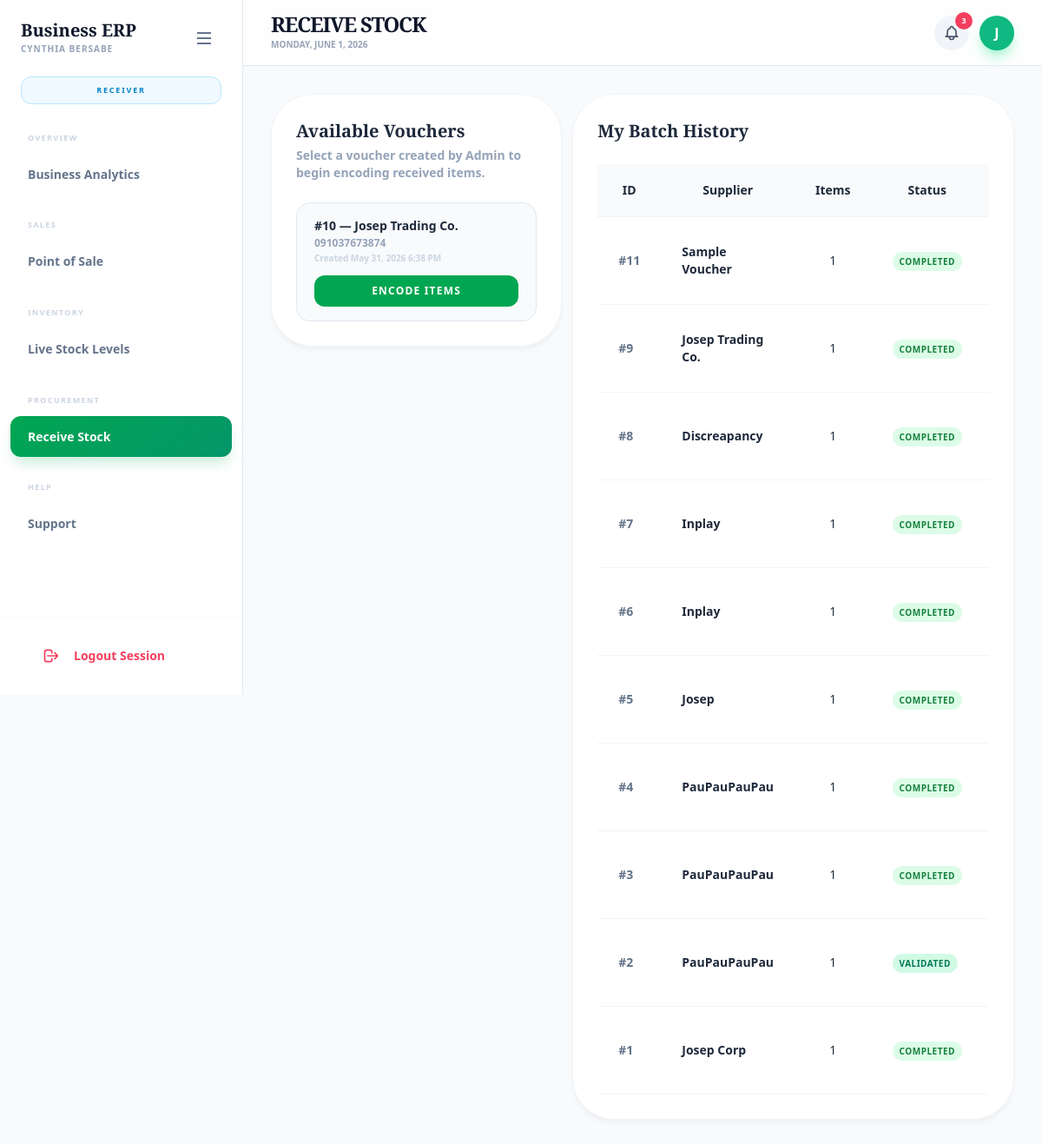
Page /staff/procurement/receive_batch.php (signed in) on the committed database.
### tables this page shows
CREATE TABLE `receiving_batches` (
  `id` int(11) NOT NULL AUTO_INCREMENT,
  `receiver_id` int(11) DEFAULT NULL,
  `receiver_username` varchar(100) DEFAULT NULL,
  `status` enum('pending_request','pending_validation','pending_inventory','validated_tally','validated_discrepancy','on_hold','completed','rejected','pending_reprice') DEFAULT 'pending_request',
  `supplier_name` varchar(255) DEFAULT NULL,
  `supplier_contact` varchar(255) DEFAULT NULL,
  `control_subtotal` decimal(12,2) DEFAULT NULL,
  `computed_subtotal` decimal(12,2) DEFAULT NULL,
  `tally_result` enum('match','discrepancy') DEFAULT NULL,
  `request_created_by` int(11) DEFAULT NULL,
  `request_created_at` datetime DEFAULT NULL,
  `validator_id` int(11) DEFAULT NULL,
  `validated_at` datetime DEFAULT NULL,
  `resolution_action` enum('reopen_receiver','reopen_validator','override','rejected','reopen_price_checker') DEFAULT NULL,
  `resolution_by` int(11) DEFAULT NULL,
  `resolution_reason` text DEFAULT NULL,
  `resolution_at` datetime DEFAULT NULL,
  `inventory_pushed_at` datetime DEFAULT NULL,
  `created_at` timestamp NOT NULL DEFAULT current_timestamp(),
  PRIMARY KEY (`id`)
);

### staff/procurement/receive_batch.php (the view, shortened to what this page needs)
<?php
include '../../config/db.php';
$user_id  = $_SESSION['user_id']  ?? null;
$vouchers_q = $conn->query(
    "SELECT id, supplier_name, supplier_contact, created_at
     FROM receiving_batches
     WHERE status = 'pending_request' AND receiver_id IS NULL
     ORDER BY created_at ASC"
);
$history_q = $conn->prepare(
    "SELECT rb.*, COUNT(ri.id) AS item_count
     FROM receiving_batches rb
     LEFT JOIN receiving_items ri ON ri.batch_id = rb.id
     WHERE rb.receiver_id = ?
     GROUP BY rb.id
     ORDER BY rb.created_at DESC
     LIMIT 50"
);
$history_q->bind_param("i", $user_id);
$history_q->execute();
$batches = $history_q->get_result();
$batch_rows_raw = [];
while ($row = $batches->fetch_assoc()) $batch_rows_raw[] = $row;
if (!empty($batch_rows_raw)) {
    $ids = implode(',', array_map('intval', array_column($batch_rows_raw, 'id')));
    $ir  = $conn->query(
        "SELECT batch_id, barcode, description, quantity, damaged_qty, damage_notes, expiry_date, base_price
         FROM receiving_items WHERE batch_id IN ($ids) ORDER BY batch_id, id ASC"
    );
}
$status_labels = [
    'pending_request'       => ['Encoding',    'bg-amber-100 text-amber-700'],
    'pending_validation'    => ['In Review',   'bg-blue-100 text-blue-700'],
    'pending_inventory'     => ['Queued',      'bg-sky-100 text-sky-700'],
    'validated_tally'       => ['Validated',   'bg-emerald-100 text-emerald-700'],
    'validated_discrepancy' => ['Discrepancy', 'bg-orange-100 text-orange-700'],
    'on_hold'               => ['On Hold',     'bg-rose-100 text-rose-700'],
    'completed'             => ['Completed',   'bg-green-100 text-green-700'],
    'rejected'              => ['Rejected',    'bg-red-100 text-red-700'],
];
include '../layout_top.php';
?>
<div class="max-w-7xl mx-auto space-y-6">
    <div class="grid grid-cols-1 lg:grid-cols-10 gap-3 items-start">
        <div class="card-modern p-7 lg:col-span-4">
            <h3 class="serif-title text-xl font-black text-slate-800 mb-1">Available Vouchers</h3>
            <p class="text-slate-400 text-sm font-bold mb-6">Select a voucher created by Admin to begin encoding received items.</p>
            <?php if (!$vouchers_q || $vouchers_q->num_rows === 0): ?>
                <div class="text-center py-10 text-slate-400">
                    <p class="font-black text-sm">No vouchers available.</p>
                    <p class="text-xs font-bold mt-1">Ask an Admin to create a voucher for the incoming delivery.</p>
                </div>
            <?php else: ?>
            <div class="space-y-3">
                <?php while ($v = $vouchers_q->fetch_assoc()): ?>
                <div class="bg-slate-50 border border-slate-200 rounded-2xl px-5 py-4 space-y-3">
                    <div class="min-w-0">
                        <p class="font-black text-slate-800 text-sm">#<?= $v['id'] ?> — <?= htmlspecialchars($v['supplier_name']) ?></p>
                        <?php if ($v['supplier_contact']): ?>
                        <p class="text-xs text-slate-400 font-bold mt-0.5"><?= htmlspecialchars($v['supplier_contact']) ?></p>
                        <?php endif; ?>
                        <p class="text-[10px] text-slate-300 font-bold mt-0.5">Created <?= date('M j, Y g:i A', strtotime($v['created_at'])) ?></p>
                    </div>
                    <a href="receive_items.php?batch_id=<?= $v['id'] ?>"
                       class="btn-pos-primary w-full text-center text-xs font-black px-5 py-2.5 rounded-xl uppercase tracking-widest block">
                        Encode Items
                    </a>
                </div>
                <?php endwhile; ?>
            </div>
            <?php endif; ?>
        </div>
        <div class="card-modern p-7 lg:col-span-6">
            <h3 class="serif-title text-xl font-black text-slate-800 mb-6">My Batch History</h3>
            <?php if (empty($batch_rows_raw)): ?>
                <p class="text-slate-400 text-sm font-bold text-center py-8">No batches yet.</p>
            <?php else: ?>
            <div class="overflow-x-auto">
                <table class="table-modern w-full text-sm">
                    <thead>
                        <tr>
                            <th>ID</th>
                            <th>Supplier</th>
                            <th>Items</th>
                            <th>Status</th>
                            <th>Date</th>
                        </tr>
                    </thead>
                    <tbody>
                    <?php foreach ($batch_rows_raw as $b):
                        [$label, $badge] = $status_labels[$b['status']] ?? ['Unknown', 'bg-slate-100 text-slate-500'];
                    ?>
                        <tr>
                            <td class="font-black text-slate-500">#<?= $b['id'] ?></td>
                            <td class="font-bold"><?= htmlspecialchars($b['supplier_name'] ?? '—') ?></td>
                            <td class="text-center"><?= intval($b['item_count']) ?></td>
                            <td><span class="<?= $badge ?> text-[10px] font-black px-2 py-1 rounded-full uppercase tracking-wider"><?= $label ?></span></td>
                            <td class="text-slate-400"><?= date('M j, Y', strtotime($b['created_at'])) ?></td>
                        </tr>
                    <?php endforeach; ?>
                    </tbody>
                </table>
            </div>
            <?php endif; ?>
        </div>
    </div>
</div>
<?php include '../layout_bottom.php'; ?>

### assets/css/style.css (style rules this page uses)
* { box-sizing: border-box; font-family: system-ui, -apple-system, BlinkMacSystemFont, sans-serif; }
body { margin: 0; background: #f4f6f8; color: #333; }
.btn-pos-primary { background-color: #00a651; color: white; font-weight: 800; padding: 1rem 2rem; border-radius: 1.25rem; transition: all 0.3s; display: inline-flex; align-items: center; justify-content: center; cursor: pointer; }
.card-modern { background: white; padding: 2.5rem; border-radius: 3rem; border: 1px solid #f1f5f9; box-shadow: 0 4px 6px -1px rgba(0, 0, 0, 0.05); margin-bottom: 2rem; }
.table-modern { width: 100%; border-collapse: collapse; }
.table-modern thead tr { background-color: #f8fafc; }
.table-modern th, .table-modern td { padding: 1.25rem 1.5rem; border-bottom: 1px solid #f1f5f9; }
body, .main-content { overflow-x: hidden !important; max-width: 100vw; }

### staff/layout_top.php (style rules this page uses)
body { font-family: 'Inter', sans-serif; background-color: #f8fafc; color: #1e293b; overflow-x: hidden; }
.serif-title { font-family: 'Playfair Display', serif; }

### staff/layout_bottom.php (style rules this page uses)
body { animation: fadeIn .3s ease-in; }

### rows in the picture
receiving_batches: id "10", supplier_name "Josep Trading Co.", supplier_contact "091037673874", created_at "May 31, 2026 6:38 PM"
receiving_batches: id "11", supplier_name "Sample Voucher", item_count "1", label "COMPLETED"
receiving_batches: id "9", supplier_name "Josep Trading Co.", item_count "1", label "COMPLETED"
receiving_batches: id "8", supplier_name "Discreapancy", item_count "1", label "COMPLETED"
receiving_batches: id "7", supplier_name "Inplay", item_count "1", label "COMPLETED"
receiving_batches: id "6", supplier_name "Inplay", item_count "1", label "COMPLETED"
receiving_batches: id "5", supplier_name "Josep", item_count "1", label "COMPLETED"
receiving_batches: id "4", supplier_name "PauPauPauPau", item_count "1", label "COMPLETED"
receiving_batches: id "3", supplier_name "PauPauPauPau", item_count "1", label "COMPLETED"
receiving_batches: id "2", supplier_name "PauPauPauPau", item_count "1", label "VALIDATED"
receiving_batches: id "1", supplier_name "Josep Corp", item_count "1", label "COMPLETED"

### other values in the picture
$badge_label "RECEIVER"
$section "OVERVIEW"
$titles[$file] "Business Analytics"
$section "SALES"
$titles[$file] "Point of Sale"
$section "INVENTORY"
$titles[$file] "Live Stock Levels"
$section "PROCUREMENT"
$titles[$file] "Receive Stock"
$section "HELP"
$titles[$file] "Support"
$page_title "RECEIVE STOCK"
min($notif_count, 99) "3"
substr($username, 0, 1) "J"
